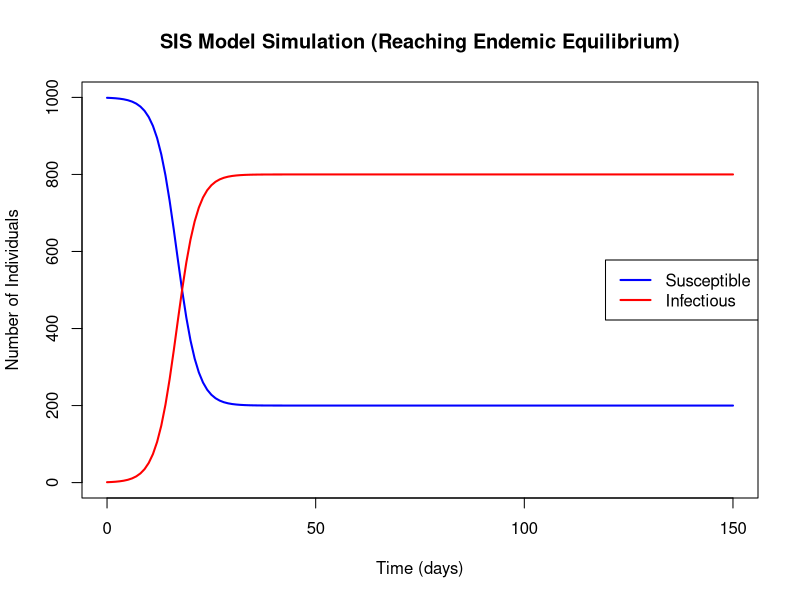

Generate this figure with R:
# -------------------------------------------------------------
# Project: Infectious Diseases Modeling
# Title: SIS (Susceptible-Infectious-Susceptible) Model Simulation in R
#Author: Tesfahun Taddege (Epidemiologist) ----
#Organization: Amhara Public Health Institute, Bahir Dar, Ethiopia ----
#Date: Jan 23, 2023 ----
#Email: ttaddege@gmail.com---
# This script simulates the SIS model for infectious diseases
# where individuals can become susceptible again after recovery.
# It uses the deSolve package to solve the differential equations
# and generates a plot of the results.
# -------------------------------------------------------------

# 1. Load the required package
if (!requireNamespace("deSolve", quietly = TRUE)) {
  install.packages("deSolve")
}
library(deSolve)

# 2. Define population and initial conditions
population <- 1000
initial_infected_sis <- 1
initial_susceptible_sis <- population - initial_infected_sis

# 3. Define the SIS model equations
sis_model <- function(time, state, parameters) {
  with(as.list(c(state, parameters)), {
    # Calculate new infections and recoveries
    new_infections <- beta * S * I / population
    recoveries <- gamma * I
    
    # Differential equations
    dS <- -new_infections + recoveries
    dI <-  new_infections - recoveries
    
    # Return the rates of change
    return(list(c(dS, dI)))
  })
}

# 4. Set the model parameters
# beta: transmission rate
# gamma: recovery rate (1 / duration of infection)
sis_parameters <- c(beta = 0.5, gamma = 0.1)

# 5. Set the initial state of the population
sis_initial_state <- c(S = initial_susceptible_sis, I = initial_infected_sis)

# 6. Define the time sequence
times <- seq(from = 0, to = 150, by = 1) # Simulate for 150 days

# 7. Solve the differential equations
sis_output <- as.data.frame(ode(
  y = sis_initial_state, 
  times = times, 
  func = sis_model, 
  parms = sis_parameters
))
# Convert the output to a data frame for easier handling
# 8. Plot the results and save the file
png("sis_model_plot.png", width = 800, height = 600, res = 100)

plot(sis_output$time, sis_output$S, type = "l", col = "blue", lwd = 2,
     ylim = c(0, population), xlab = "Time (days)", ylab = "Number of Individuals",
     main = "SIS Model Simulation (Reaching Endemic Equilibrium)")
lines(sis_output$time, sis_output$I, type = "l", col = "red", lwd = 2)

legend("right", legend = c("Susceptible", "Infectious"), 
       col = c("blue", "red"), lty = 1, lwd = 2)

dev.off()
# 9. Print a message indicating completion
print("SIS model simulation complete. Plot saved as sis_model_plot.png")
